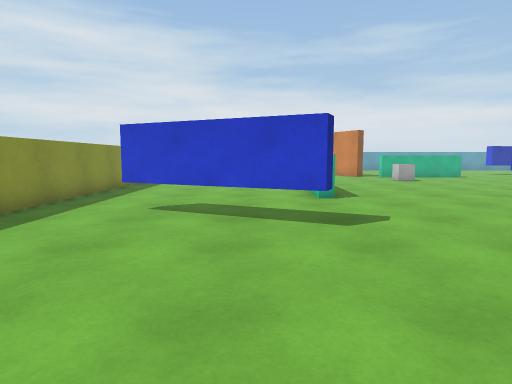
view 1 (above)

24 first-person views from a walk through a 3-D level made in the Unity game engine. The camera is 1.2 m above the floor, tilts 6° down and sees 75° across. The floor is counted in squares, 1 m on a side. Each view is taken from the middle of a square. On the plan, view 1 faces up. The plan holds only what a view shows up to about 14 squares ahead; the rest is blank. The place goes on beyond the plan. Surface patterns are stand-ins for the level's own textures.

view 2
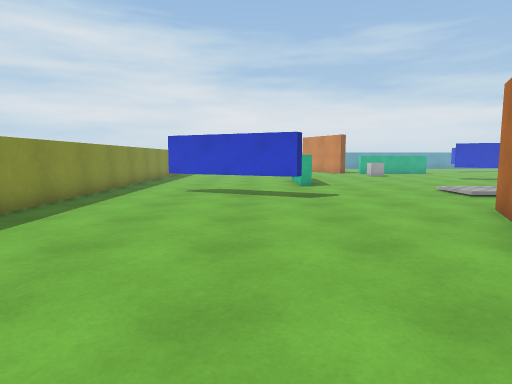

view 3
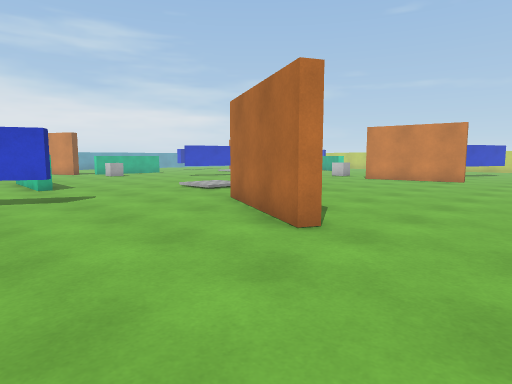

view 4
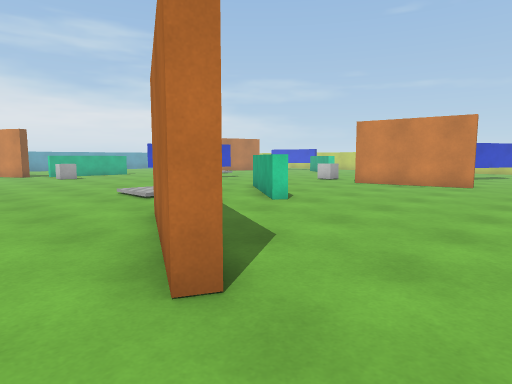

view 5
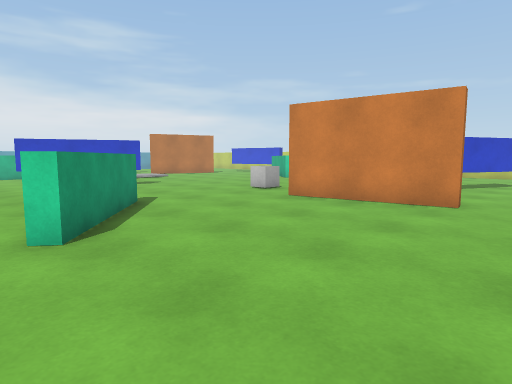

view 6
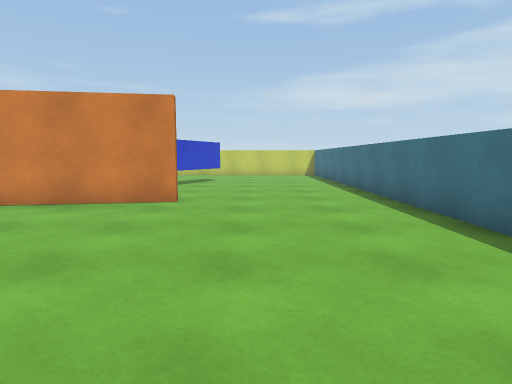

view 7
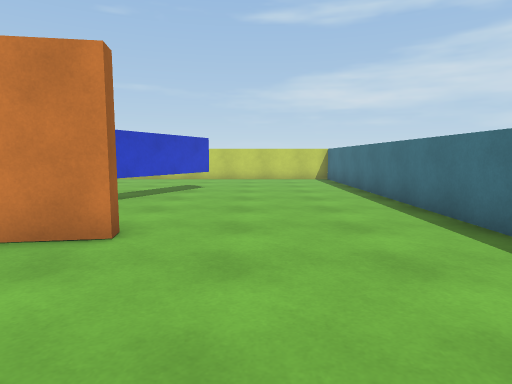

view 8
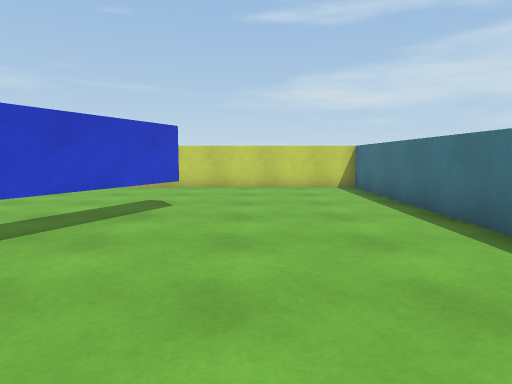

view 9
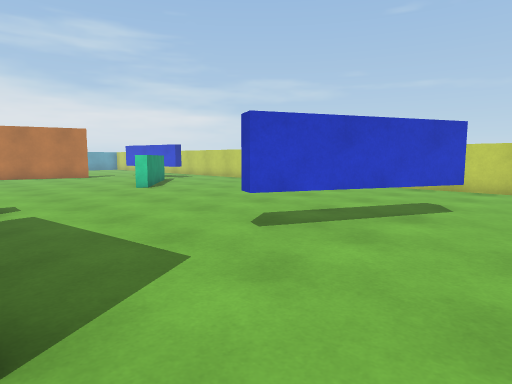

view 10
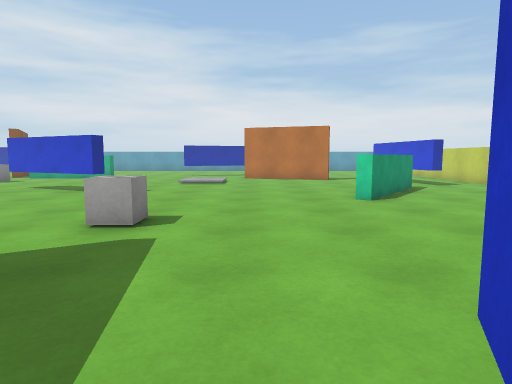

view 11
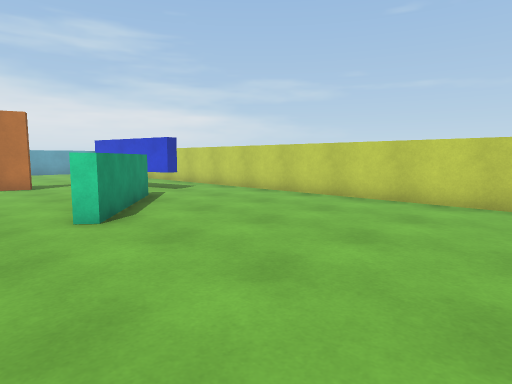

view 12
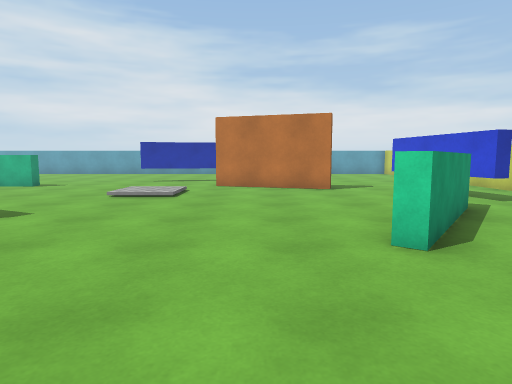

view 13
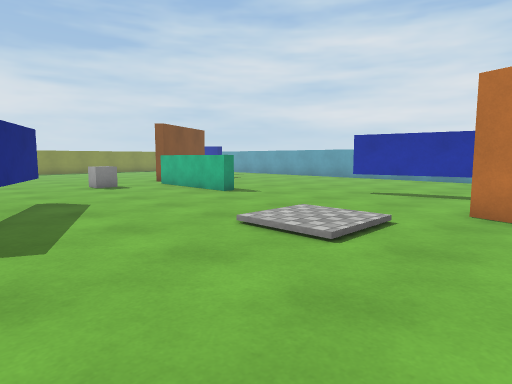

view 14
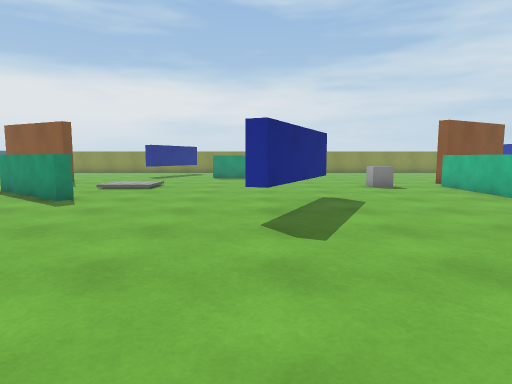

view 15
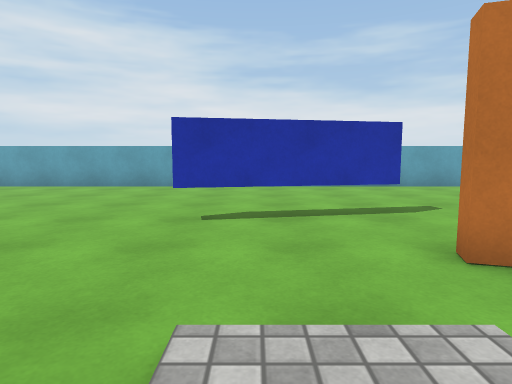

view 16
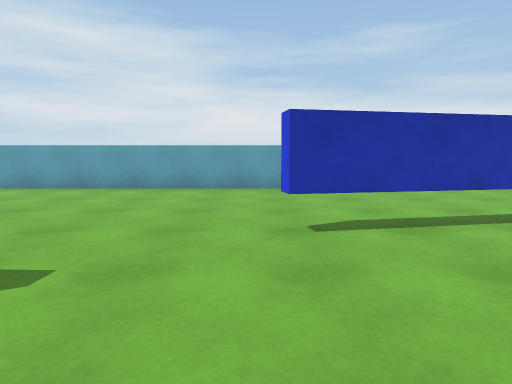

view 17
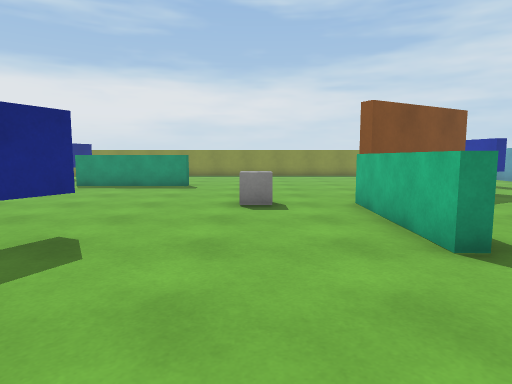

view 18
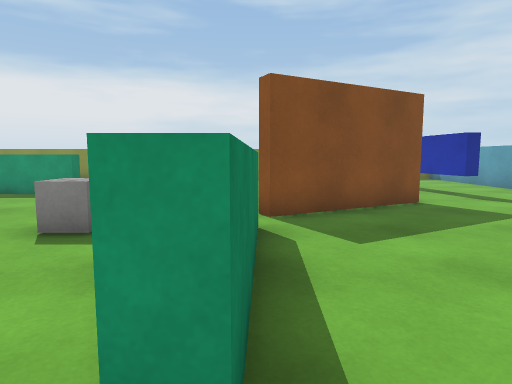

view 19
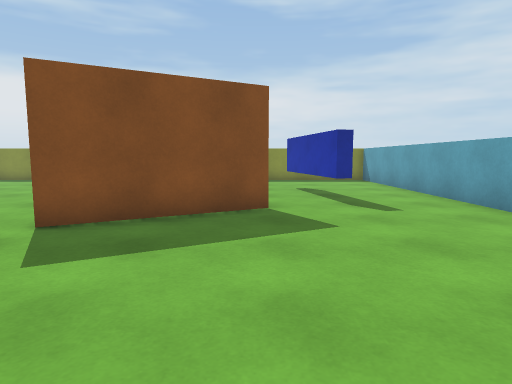

view 20
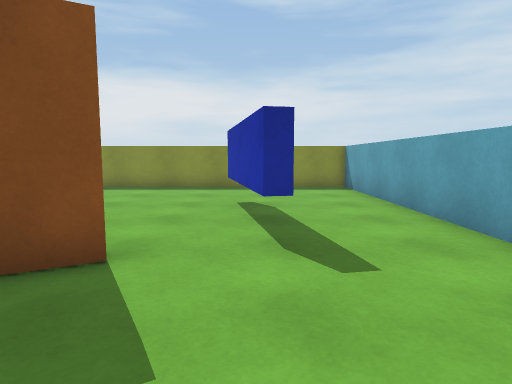

view 21
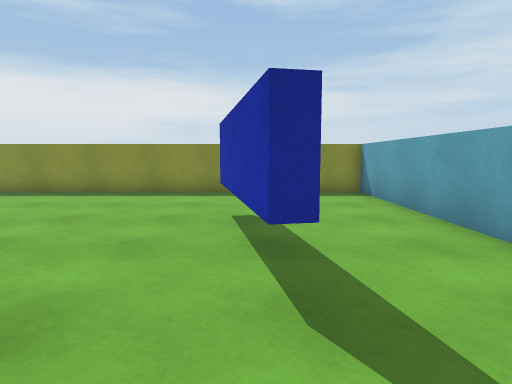

view 22
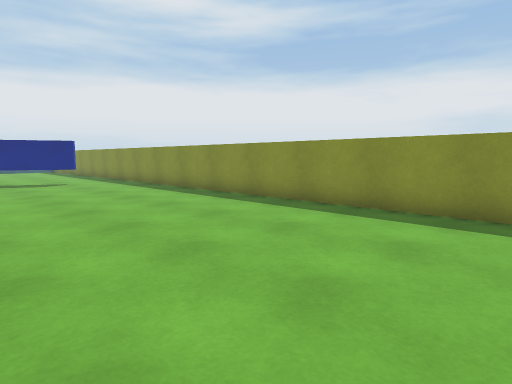

view 23
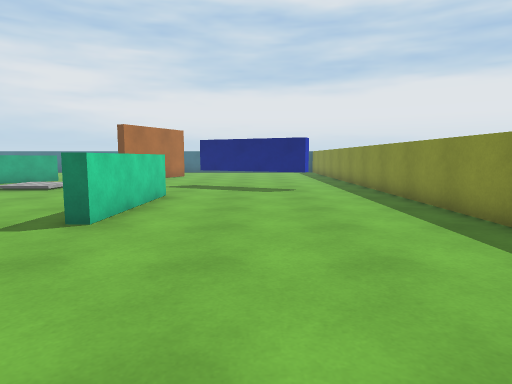

view 24
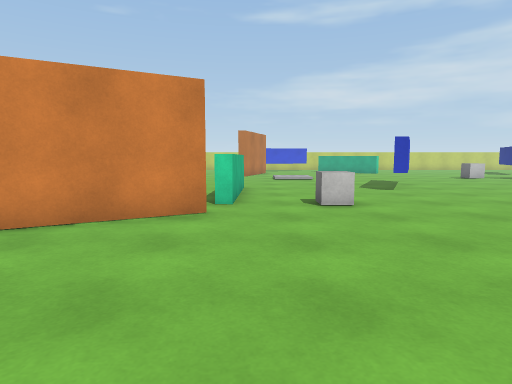

### Floor plan
Key: @ floor where view 1 was taken; # wall or solid block; . floor; ^ raised ledge; T thing the floor can be seen under or through; O other object.
Columns run from 6 left of view 1 to 30 right of it. Each row starts with its distance up from view 1.
 30 #######################      ###
 29 #...............................
 28 #..............................
 27    ............................
 26   ...#####....................
 25 #.............................
 24 #.........##.................
 23 #..........#...........TTT..
 22 #..........##.........TT....
 21 #...........#..............
 20 #.............^##^^.......##  ...   #
 19 #..........................####..#  #
 18 #................................# .#
 17 #.............O................. #..
 16 #............................... #..
 15 #............................... #..#
 14 #.......^........TT.............#...#
 13 #.......^.........TTT..........##...#
 12 #.......^...........T.........^^....#
 11 #.......^....................#^.....#
 10 #.......^...........................#
  9 #...................................#
  8 #...................................#
  7 #..TTTT.................O...........#
  6 #.....TT.........^#.................#
  5 #...............#^..................#
  4 #...............^.....# ............
  3 #..........#...##.....##............
  2  ..........#...........#...T .......
  1   ........##...........#....TT .....#
  0    ...@...#...................T.....#
 -1    .................................#
 -2     ................................#
 -3       ..............................#
 -4      .....      ....................#
 -5                  ...................#
 -6                    ##################

Where each view was taken, in squares from view 1:
view 1: 0 up, 0 right, facing up
view 2: 4 down, 0 right, facing up
view 3: 4 down, 1 left, facing up-right
view 4: 3 down, 2 right, facing up-right
view 5: 2 down, 8 right, facing up-right
view 6: 2 down, 8 right, facing right
view 7: 2 down, 12 right, facing right
view 8: 2 down, 17 right, facing right
view 9: 2 down, 17 right, facing up-right
view 10: 1 up, 20 right, facing up
view 11: 4 up, 21 right, facing up-right
view 12: 6 up, 21 right, facing up
view 13: 12 up, 21 right, facing up-left
view 14: 12 up, 21 right, facing left
view 15: 16 up, 17 right, facing up
view 16: 17 up, 15 right, facing up
view 17: 17 up, 16 right, facing left
view 18: 20 up, 13 right, facing left
view 19: 24 up, 12 right, facing left
view 20: 26 up, 8 right, facing left
view 21: 26 up, 6 right, facing left
view 22: 24 up, 2 right, facing down-left
view 23: 20 up, 1 left, facing down
view 24: 19 up, 1 left, facing right
